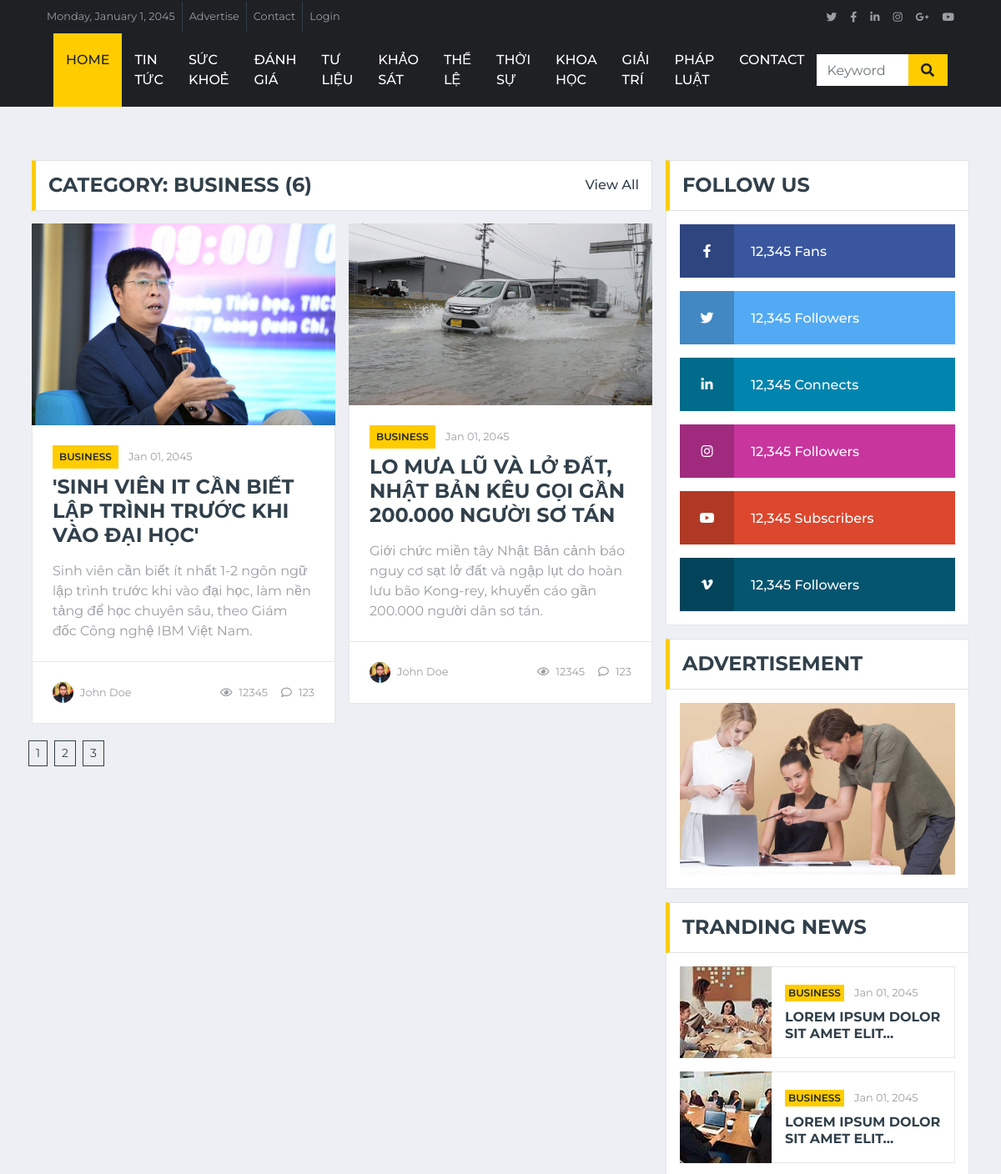
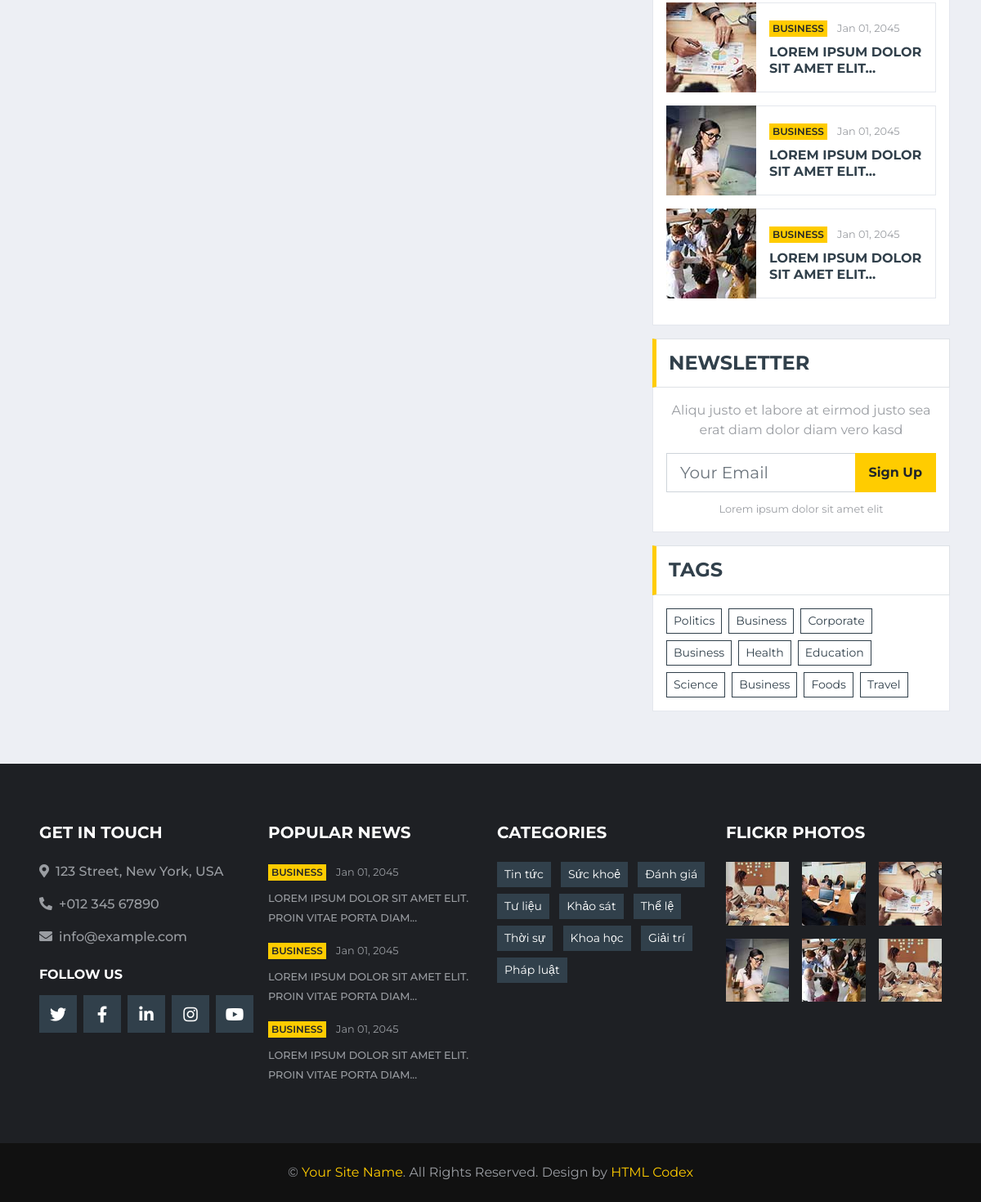
The page /archive.php?cate-id=0&page=3 on the database its author committed (2 pictures, top to bottom).
### tables this page shows
CREATE TABLE `categories` (
  `id` int(11) NOT NULL,
  `name` varchar(225) NOT NULL,
  `slug` varchar(225) NOT NULL,
  `parent` int(11) NOT NULL DEFAULT 0
);

CREATE TABLE `items` (
  `id` int(11) NOT NULL,
  `title` varchar(225) NOT NULL,
  `excerpt` varchar(225) NOT NULL,
  `content` text NOT NULL,
  `image` varchar(225) NOT NULL,
  `category` int(11) NOT NULL,
  `featured` int(11) NOT NULL DEFAULT 0,
  `views` int(11) NOT NULL,
  `created_at` timestamp NOT NULL DEFAULT current_timestamp(),
  `updated_at` timestamp NOT NULL DEFAULT current_timestamp(),
  `author` varchar(225) NOT NULL
);

### models/db.php (called while the page is built)
<?php
class Db
{
    public static $connection;
    public function __construct()
    {
        if (!self::$connection) {
            self::$connection = new mysqli(DB_HOST, DB_USER, DB_PASSWORD, DB_NAME, PORT);
            self::$connection->set_charset(DB_CHARSET);
        }
        return self::$connection;
    }
}

### models/category.php (called while the page is built, shortened)
<?php
class Category extends Db
{
    public function getAllCates()
    {
        $sql = self::$connection->prepare("SELECT * FROM categories");
        $sql->execute();
        $items = $sql->get_result()->fetch_all(MYSQLI_ASSOC);
        return $items;
    }
}

### archive.php (the view)
<?php include "header.php";
?>
<div class="container-fluid mt-5 pt-3">
    <div class="container">
        <div class="row">
            <div class="col-lg-8">
                <div class="row">
                    <?php
                    if (isset($_GET['cate-id'])):
                        $cate_id = $_GET['cate-id'];
                        $count = 2;
                        $page = isset($_GET['page']) ? $_GET['page'] : 1;
                        $total = count($item->getAllItemsByCate($cate_id));
                        $url = $_SERVER['PHP_SELF'] . "?cate-id=" . $cate_id;
                        ?>
                        <div class="col-12">
                            <div class="section-title">
                                <h4 class="m-0 text-uppercase font-weight-bold">Category: Business (<?php echo $total; ?>)
                                </h4>
                                <a class="text-secondary font-weight-medium text-decoration-none" href="">View All</a>
                            </div>
                        </div>
                        <?php
                        $getItemsByCate = $item->getItemsByCate($cate_id, $page, $count);
                        foreach ($getItemsByCate as $value):
                            ?>
                            <div class="col-lg-6">
                                <div class="position-relative mb-3">
                                    <img class="img-fluid w-100" src="img/<?php echo $value['image'] ?>"
                                        style="object-fit: cover;">
                                    <div class="bg-white border border-top-0 p-4">
                                        <div class="mb-2">
                                            <a class="badge badge-primary text-uppercase font-weight-semi-bold p-2 mr-2"
                                                href="">Business</a>
                                            <a class="text-body" href=""><small>Jan 01, 2045</small></a>
                                        </div>
                                        <a class="h4 d-block mb-3 text-secondary text-uppercase font-weight-bold"
                                            href=""><?php echo $value['title'] ?></a>
                                        <p class="m-0"><?php echo $value['excerpt'] ?></p>
                                    </div>
                                    <div class="d-flex justify-content-between bg-white border border-top-0 p-4">
                                        <div class="d-flex align-items-center">
                                            <img class="rounded-circle mr-2" src="img/user.jpg" width="25" height="25" alt="">
                                            <small>John Doe</small>
                                        </div>
                                        <div class="d-flex align-items-center">
                                            <small class="ml-3"><i class="far fa-eye mr-2"></i>12345</small>
                                            <small class="ml-3"><i class="far fa-comment mr-2"></i>123</small>
                                        </div>
                                    </div>
                                </div>
                            </div>
                        <?php endforeach; ?>
                        <div class="pagination col-12">
                            <?php echo $item->paginate($url, $total, $count) ?>
                        </div>
                        <?php
                    endif;
                    ?>
                </div>
            </div>
            <div class="col-lg-4">
                <?php include "social-sidebar.php" ?>
            </div>
        </div>
    </div>
</div>
<?php include "footer.php" ?>

### header.php (shortened to what this page needs)
<?php
require "models/db.php";
require "models/item.php";
require "models/category.php";
$item = new Item;
$category = new Category;
$getAllCates = $category->getAllCates();
$getAllItems = $item->getAllItems();
?>
<!DOCTYPE html>
<html lang="en">
<head>
    <link href="https://cdnjs.cloudflare.com/ajax/libs/font-awesome/5.15.0/css/all.min.css" rel="stylesheet">
    <link href="lib/owlcarousel/assets/owl.carousel.min.css" rel="stylesheet">
    <link href="css/style.css" rel="stylesheet">
</head>
<body>
    <div class="container-fluid d-none d-lg-block">
        <div class="row align-items-center bg-dark px-lg-5">
            <div class="col-lg-9">
                <nav class="navbar navbar-expand-sm bg-dark p-0">
                    <ul class="navbar-nav ml-n2">
                        <li class="nav-item border-right border-secondary">
                            <a class="nav-link text-body small" href="#">Monday, January 1, 2045</a>
                        </li>
                        <li class="nav-item border-right border-secondary">
                            <a class="nav-link text-body small" href="#">Advertise</a>
                        </li>
                        <li class="nav-item border-right border-secondary">
                            <a class="nav-link text-body small" href="#">Contact</a>
                        </li>
                        <li class="nav-item">
                            <a class="nav-link text-body small" href="#">Login</a>
                        </li>
                    </ul>
                </nav>
            </div>
            <div class="col-lg-3 text-right d-none d-md-block">
                <nav class="navbar navbar-expand-sm bg-dark p-0">
                    <ul class="navbar-nav ml-auto mr-n2">
                        <li class="nav-item">
                            <a class="nav-link text-body" href="#"><small class="fab fa-twitter"></small></a>
                        </li>
                        <li class="nav-item">
                            <a class="nav-link text-body" href="#"><small class="fab fa-facebook-f"></small></a>
                        </li>
                        <li class="nav-item">
                            <a class="nav-link text-body" href="#"><small class="fab fa-linkedin-in"></small></a>
                        </li>
                        <li class="nav-item">
                            <a class="nav-link text-body" href="#"><small class="fab fa-instagram"></small></a>
                        </li>
                        <li class="nav-item">
                            <a class="nav-link text-body" href="#"><small class="fab fa-google-plus-g"></small></a>
                        </li>
                        <li class="nav-item">
                            <a class="nav-link text-body" href="#"><small class="fab fa-youtube"></small></a>
                        </li>
                    </ul>
                </nav>
            </div>
        </div>
    </div>
    <div class="container-fluid p-0">
        <nav class="navbar navbar-expand-lg bg-dark navbar-dark py-2 py-lg-0 px-lg-5">
            <div class="collapse navbar-collapse justify-content-between px-0 px-lg-3" id="navbarCollapse">
                <div class="navbar-nav mr-auto py-0">
                    <a href="index.html" class="nav-item nav-link active">Home</a>
                    <?php
                    foreach ($getAllCates as $key => $value) :
                    ?>
                        <a href="archive.php?cate-id=<?php echo $value['id'] ?>" class="nav-item nav-link"><?php echo $value['name'] ?> </a>
                    <?php
                    endforeach;
                    ?>
                    <a href="contact.html" class="nav-item nav-link">Contact</a>
                </div>
                <form action="result.php" method="get">
                    <div class="input-group ml-auto d-none d-lg-flex" style="width: 100%; max-width: 300px;">
                        <input name="keyword" type="text" class="form-control border-0" placeholder="Keyword">
                        <div class="input-group-append">
                            <button type="submit" class="input-group-text bg-primary text-dark border-0 px-3"><i class="fa fa-search"></i></button>
                        </div>
                    </div>
                </form>
            </div>
        </nav>
    </div>

### footer.php (shortened to what this page needs)
<div class="container-fluid bg-dark pt-5 px-sm-3 px-md-5 mt-5">
    <div class="row py-4">
        <div class="col-lg-3 col-md-6 mb-5">
            <h5 class="mb-4 text-white text-uppercase font-weight-bold">Get In Touch</h5>
            <p class="font-weight-medium"><i class="fa fa-map-marker-alt mr-2"></i>123 Street, New York, USA</p>
            <p class="font-weight-medium"><i class="fa fa-phone-alt mr-2"></i>+012 345 67890</p>
            <p class="font-weight-medium"><i class="fa fa-envelope mr-2"></i>info@example.com</p>
            <h6 class="mt-4 mb-3 text-white text-uppercase font-weight-bold">Follow Us</h6>
            <div class="d-flex justify-content-start">
                <a class="btn btn-lg btn-secondary btn-lg-square mr-2" href="#"><i class="fab fa-twitter"></i></a>
                <a class="btn btn-lg btn-secondary btn-lg-square mr-2" href="#"><i class="fab fa-facebook-f"></i></a>
                <a class="btn btn-lg btn-secondary btn-lg-square mr-2" href="#"><i class="fab fa-linkedin-in"></i></a>
                <a class="btn btn-lg btn-secondary btn-lg-square mr-2" href="#"><i class="fab fa-instagram"></i></a>
                <a class="btn btn-lg btn-secondary btn-lg-square" href="#"><i class="fab fa-youtube"></i></a>
            </div>
        </div>
        <div class="col-lg-3 col-md-6 mb-5">
            <h5 class="mb-4 text-white text-uppercase font-weight-bold">Popular News</h5>
            <div class="mb-3">
                <div class="mb-2">
                    <a class="badge badge-primary text-uppercase font-weight-semi-bold p-1 mr-2" href="">Business</a>
                    <a class="text-body" href=""><small>Jan 01, 2045</small></a>
                </div>
                <a class="small text-body text-uppercase font-weight-medium" href="">Lorem ipsum dolor sit amet elit. Proin vitae porta diam...</a>
            </div>
            <div class="mb-3">
                <div class="mb-2">
                    <a class="badge badge-primary text-uppercase font-weight-semi-bold p-1 mr-2" href="">Business</a>
                    <a class="text-body" href=""><small>Jan 01, 2045</small></a>
                </div>
                <a class="small text-body text-uppercase font-weight-medium" href="">Lorem ipsum dolor sit amet elit. Proin vitae porta diam...</a>
            </div>
            <div class="">
                <div class="mb-2">
                    <a class="badge badge-primary text-uppercase font-weight-semi-bold p-1 mr-2" href="">Business</a>
                    <a class="text-body" href=""><small>Jan 01, 2045</small></a>
                </div>
                <a class="small text-body text-uppercase font-weight-medium" href="">Lorem ipsum dolor sit amet elit. Proin vitae porta diam...</a>
            </div>
        </div>
        <div class="col-lg-3 col-md-6 mb-5">
            <h5 class="mb-4 text-white text-uppercase font-weight-bold">Categories</h5>
            <div class="m-n1">
                <?php
                   foreach ($getAllCates as $key => $value):
                   ?>
                    <a href="" class="btn btn-sm btn-secondary m-1"><?php echo $value['name'] ?> </a>
                <?php endforeach; ?>
            </div>
        </div>
        <div class="col-lg-3 col-md-6 mb-5">
            <h5 class="mb-4 text-white text-uppercase font-weight-bold">Flickr Photos</h5>
            <div class="row">
                <div class="col-4 mb-3">
                    <a href=""><img class="w-100" src="img/news-110x110-1.jpg" alt=""></a>
                </div>
                <div class="col-4 mb-3">
                    <a href=""><img class="w-100" src="img/news-110x110-2.jpg" alt=""></a>
                </div>
                <div class="col-4 mb-3">
                    <a href=""><img class="w-100" src="img/news-110x110-3.jpg" alt=""></a>
                </div>
                <div class="col-4 mb-3">
                    <a href=""><img class="w-100" src="img/news-110x110-4.jpg" alt=""></a>
                </div>
                <div class="col-4 mb-3">
                    <a href=""><img class="w-100" src="img/news-110x110-5.jpg" alt=""></a>
                </div>
                <div class="col-4 mb-3">
                    <a href=""><img class="w-100" src="img/news-110x110-1.jpg" alt=""></a>
                </div>
            </div>
        </div>
    </div>
</div>
<div class="container-fluid py-4 px-sm-3 px-md-5" style="background: #111111;">
    <p class="m-0 text-center">&copy; <a href="#">Your Site Name</a>. All Rights Reserved.
        Design by <a href="https://htmlcodex.com">HTML Codex</a>
    </p>
</div>
</body>
</html>

### rows shown on the page
categories: name "TIN TỨC", name "Tin tức"
categories: name "SỨC KHOẺ", name "Sức khoẻ"
categories: name "ĐÁNH GIÁ", name "Đánh giá"
categories: name "TƯ LIỆU", name "Tư liệu"
categories: name "KHẢO SÁT", name "Khảo sát"
categories: name "THỂ LỆ", name "Thể lệ"
categories: name "THỜI SỰ", name "Thời sự"
categories: name "KHOA HỌC", name "Khoa học"
categories: name "GIẢI TRÍ", name "Giải trí"
categories: name "PHÁP LUẬT", name "Pháp luật"
items: image (picture), title "'SINH VIÊN IT CẦN BIẾT LẬP TRÌNH TRƯỚC KHI VÀO ĐẠI HỌC'", excerpt "Sinh viên cần biết ít nhất 1-2 ngôn ngữ lập trình trước khi vào đại học, làm nền tảng để học chuyên sâu, theo Giám đốc Công nghệ IBM Việt Nam."
items: image (picture), title "LO MƯA LŨ VÀ LỞ ĐẤT, NHẬT BẢN KÊU GỌI GẦN 200.000 NGƯỜI SƠ TÁN", excerpt "Giới chức miền tây Nhật Bản cảnh báo nguy cơ sạt lở đất và ngập lụt do hoàn lưu bão Kong-rey, khuyến cáo gần 200.000 người dân sơ tán."

### other values the page prints
$total "6"
